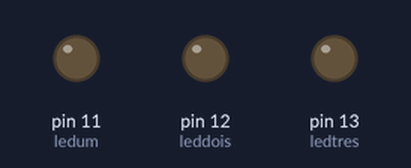
Bench run of a sketch on a simulated Arduino Uno, built with avr-gcc and run on an emulated ATmega328P. Shown: output pins drawn as LEDs (lit = HIGH).

Above: at 0.2 s.
At 2.7 s:
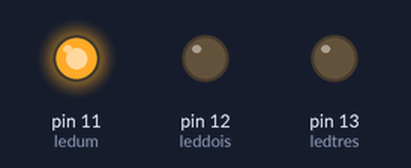
At 3.7 s:
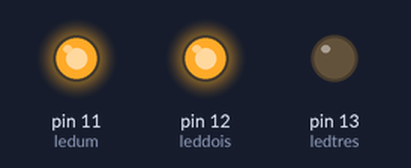
At 5.7 s:
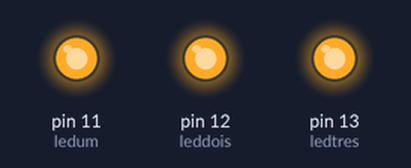
At 8.2 s:
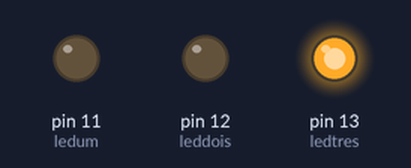
At 11.2 s:
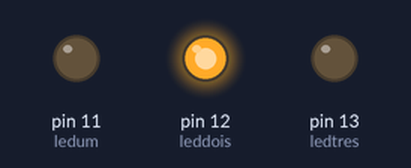
Timing chart, 0 to 13.0 s (numbered marks = the images above):
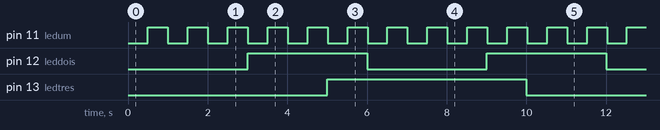

Measured:
- by itself, pin 11 (ledum): alternates HIGH for 0.50 s and LOW for 0.50 s
- by itself, pin 12 (leddois): alternates HIGH for 3.0 s and LOW for 3.0 s
- by itself, pin 13 (ledtres): alternates HIGH for 5.0 s and LOW for 5.0 s

The sketch:

sketch_jun06b.ino
```cpp
#define ledum 11
#define leddois 12
#define ledtres 13

bool Ledestado = 0;
long MillisAnterior1 = 0;
long intervaloum = 500;

bool Ledestadodois = 0;
long MillisAnterior2 = 0;
long intervalodois = 3000;

bool Ledestadotres = 0;
long MillisAnterior3 = 0;
long intervalotres = 5000;

void setup()
{
  pinMode(ledum, OUTPUT);
  pinMode(leddois, OUTPUT);
  pinMode(ledtres, OUTPUT);
}
void loop()
{
  long MillisAtual1 = millis();
  if (MillisAtual1 - MillisAnterior1 > intervaloum)
  {
    MillisAnterior1 = MillisAtual1;


    if (Ledestado == 0)
    {
      Ledestado = 1;
    }
    else
      Ledestado = 0;
    digitalWrite(ledum, Ledestado);

  }
 long MillisAtual2 = millis();
  if (MillisAtual2 - MillisAnterior2 > intervalodois)
  {
    MillisAnterior2 = MillisAtual2;


    if (Ledestadodois == 0)
    {
      Ledestadodois = 1;
    }
    else
      Ledestadodois = 0;
    digitalWrite(leddois, Ledestadodois);

  }
  long MillisAtual3 = millis();
  if (MillisAtual3 - MillisAnterior3 > intervalotres)
  {
    MillisAnterior3 = MillisAtual3;


    if (Ledestadotres == 0)
    {
      Ledestadotres = 1;
    }
    else
      Ledestadotres = 0;
    digitalWrite(ledtres, Ledestadotres);

  }
}
```
